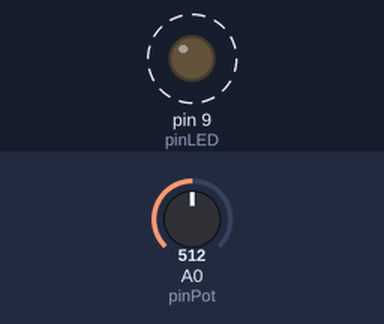
Simulated run of this sketch. Board: Arduino Uno, built with avr-gcc and run on an emulated ATmega328P. Shown: output pins drawn as LEDs (lit = HIGH). Dashed ring = blinking. The inputs (shaded band) are chosen by the test bench; at power-on: A0 (pinPot) = 512.

Above: at 1.8 s.
1.9 s: A0 (pinPot) set to 0
At 2.9 s:
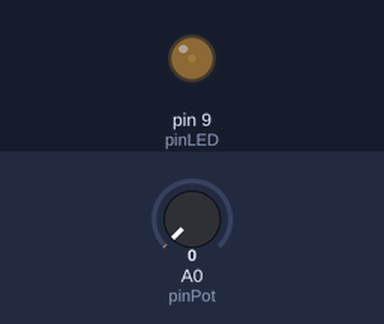
3.6 s: A0 (pinPot) set to 122
At 3.9 s:
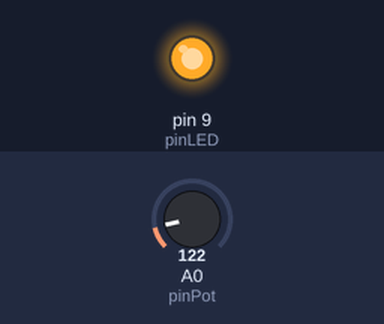
Timing chart, 0 to 13.1 s (numbered marks = the images above; inputs shaded):
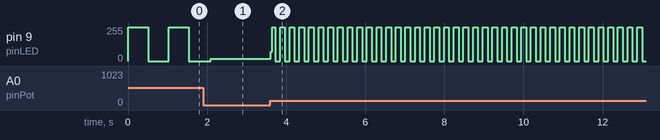

Measured:
- after the input at 3.6 s, pin 9 (pinLED): 18/255 → 69/255 at once, then moves between 0/255 and 255/255, repeating every 0.24 s
- by itself, pin 9 (pinLED): alternates 255/255 for 0.51 s and 0/255 for 0.51 s

The sketch:

3.4.ino
```cpp
const int pinPot = A0;
const int pinLED = 9;
void setup() {
pinMode(pinPot, INPUT);
pinMode(pinLED, OUTPUT);
}
int sensor = 0;
void loop() {
// baca nilai kaki A0 (sensor, potensiometer)
sensor = analogRead(pinPot);
// durasi kedipan sesuai nilai pada sensor 0-1023
digitalWrite(pinLED, HIGH);
delay(sensor);
digitalWrite(pinLED, LOW);
delay(sensor);
}
```
